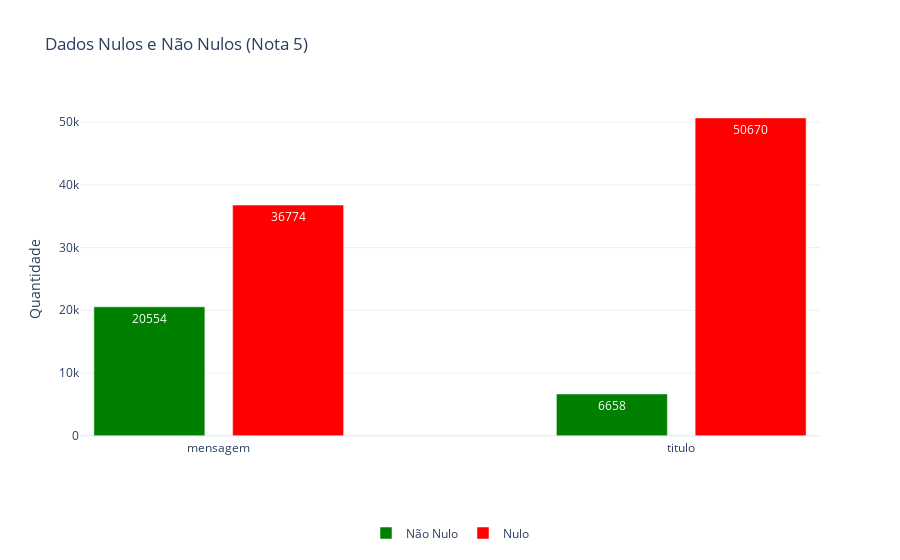

This figure's notebook cell:
### Code cell
df_avaliacoes_nota_5 = analisar_avaliacoes_por_nota(df, 5)
df_avaliacoes_nota_5

### Figure 1 — Plotly figure (JSON) as saved in the notebook; plotly's stock layout.template omitted (floating-point values rounded to 4 significant figures)
{"data": [{"marker": {"color": "green"}, "name": "Não Nulo", "showlegend": true, "text": ["20554"], "textposition": "auto", "type": "bar", "x": [-0.15], "y": [20554]}, {"marker": {"color": "red"}, "name": "Nulo", "showlegend": true, "text": ["36774"], "textposition": "auto", "type": "bar", "x": [0.15], "y": [36774]}, {"marker": {"color": "green"}, "showlegend": false, "text": ["6658"], "textposition": "auto", "type": "bar", "x": [0.85], "y": [6658]}, {"marker": {"color": "red"}, "showlegend": false, "text": ["50670"], "textposition": "auto", "type": "bar", "x": [1.15], "y": [50670]}], "layout": {"annotations": [{"showarrow": false, "text": "mensagem", "x": 0, "xanchor": "center", "y": -200, "yanchor": "top"}, {"showarrow": false, "text": "titulo", "x": 1, "xanchor": "center", "y": -200, "yanchor": "top"}], "barmode": "group", "legend": {"orientation": "h", "x": 0.5, "xanchor": "center", "y": -0.25, "yanchor": "bottom"}, "margin": {"b": 80}, "title": {"text": "Dados Nulos e Não Nulos (Nota 5)"}, "xaxis": {"showline": false, "tickvals": []}, "yaxis": {"title": {"text": "Quantidade"}}}}
